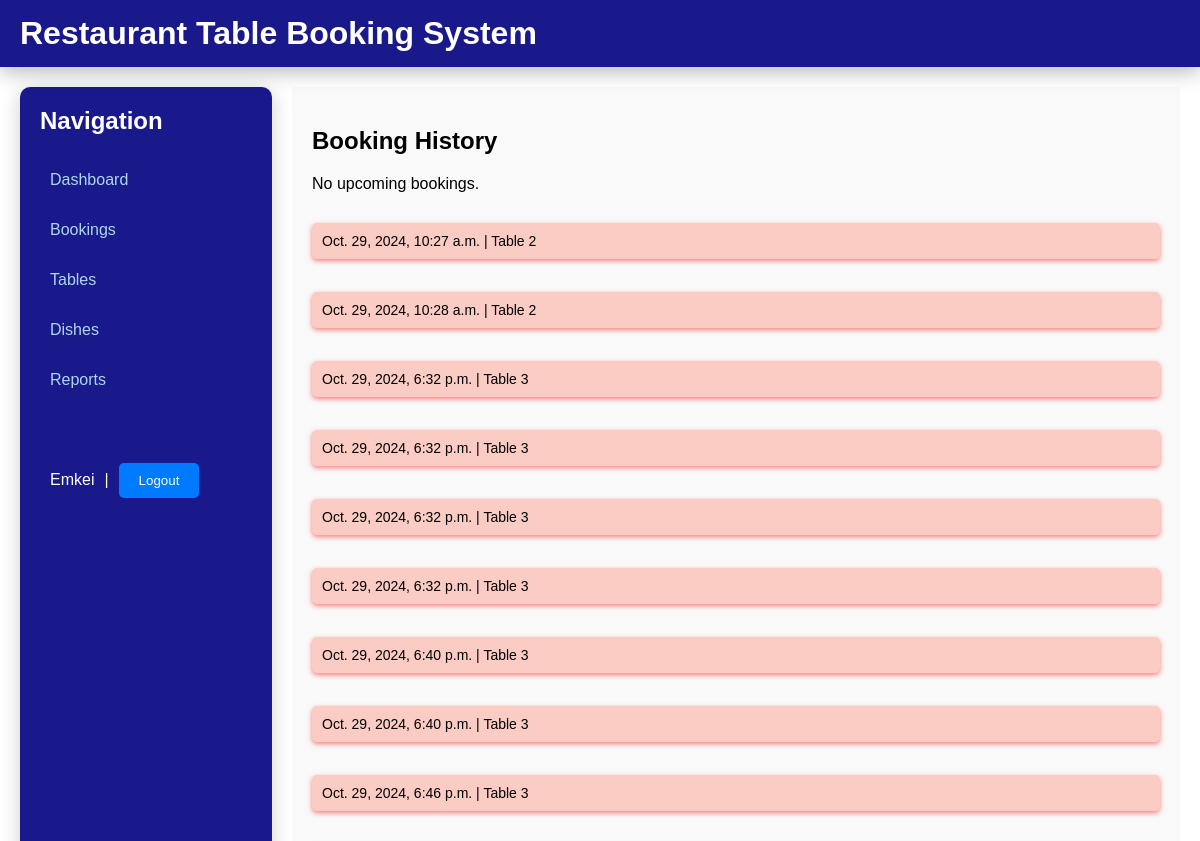
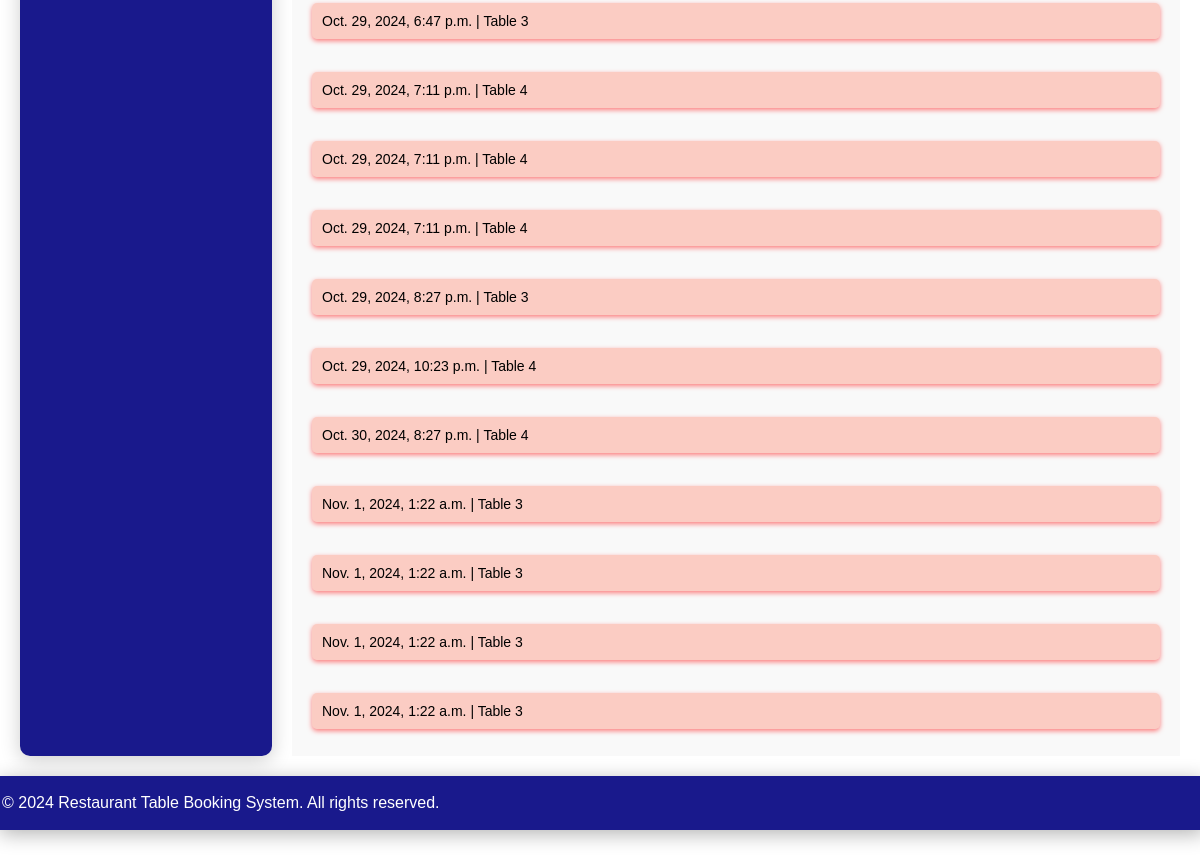
/booking/ (signed in), run on an earlier commit of the app's database (2 pictures, top to bottom).
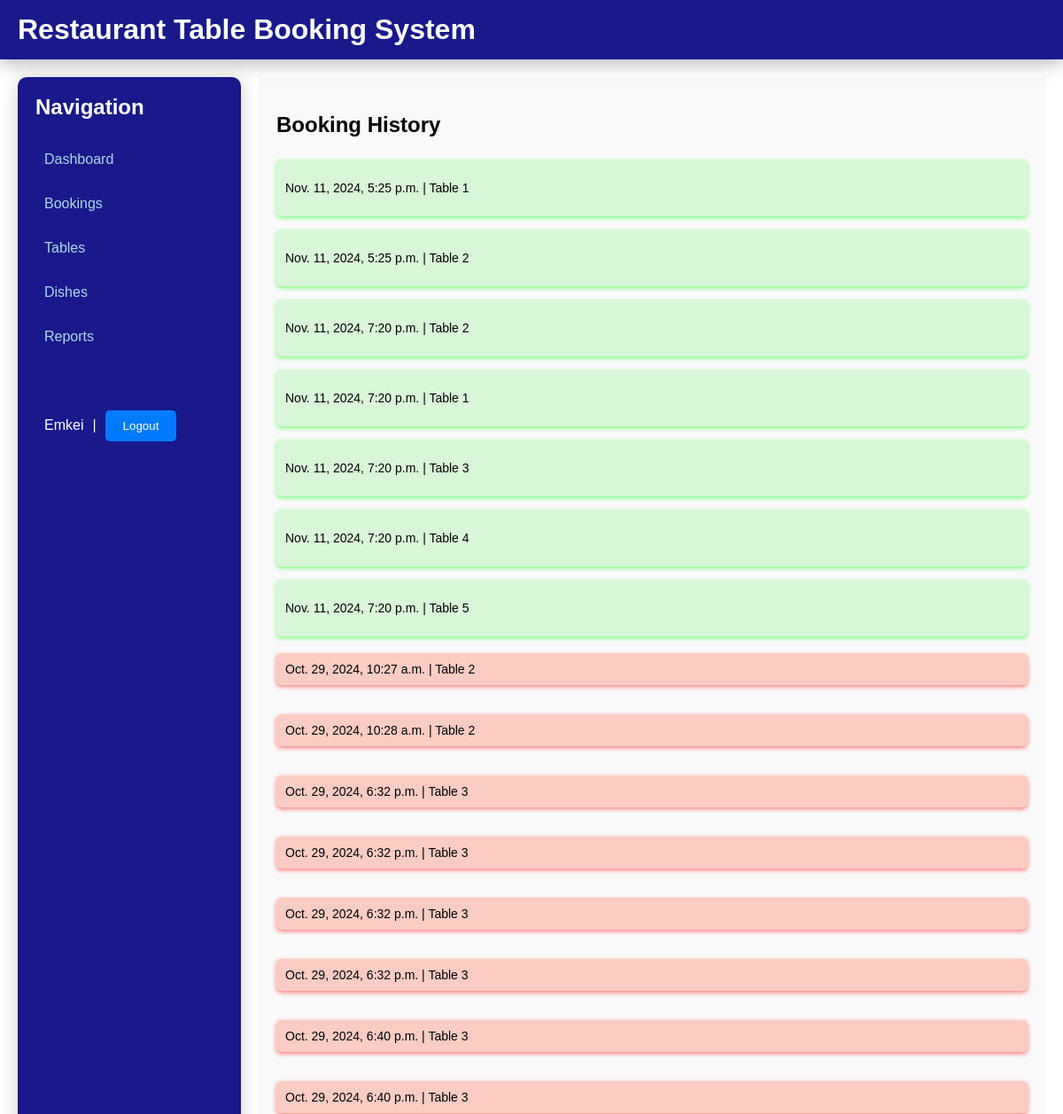
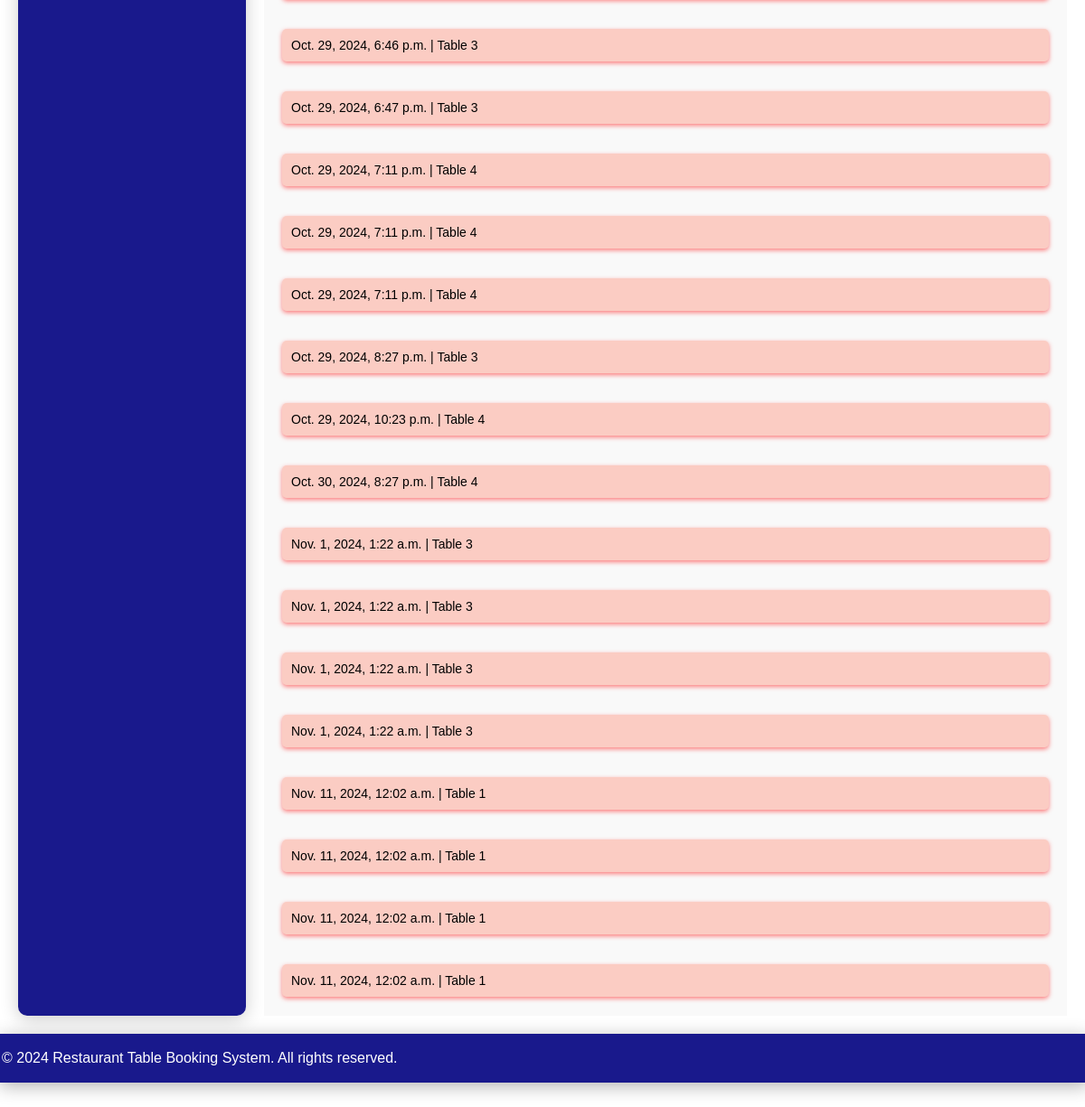
And on a later commit of the database (2 pictures, top to bottom).
### booking/models.py (models this page shows, shortened)
class Booking(models.Model):
    user = models.ForeignKey(User, on_delete=models.CASCADE, null=True)
    date = models.DateField()
    time = models.TimeField()
    table = models.ForeignKey(Table, on_delete=models.CASCADE)
    meal_option = models.ForeignKey(Meal, on_delete=models.CASCADE, null=True)
    phone_number = models.CharField(max_length=15, null=True)

class Table(models.Model):
    number = models.IntegerField()
    capacity = models.IntegerField()
    is_available = models.BooleanField(default=True)

### booking/views.py (the view)
# urls.py: path('booking/', views.BookingListView, name='booking_list'),
def BookingListView(request):
    current_datetime = timezone.now()  # Get the current date and time
    bookings = Booking.objects.filter(user=request.user).order_by('date', 'time')  # Order by date and time
    past_bookings = []
    upcoming_bookings = []
    for booking in bookings:
        if booking.date < current_datetime.date() or (booking.date == current_datetime.date() and booking.time < current_datetime.time()):
            past_bookings.append(booking)
        else:
            upcoming_bookings.append(booking)
    context = {
        "title": "Booking List",
        'upcoming_bookings': upcoming_bookings,
        'past_bookings': past_bookings,
        "current_date": current_datetime.date(),
    }
    return render(request, "book/booking_list.html", context)

### booking/templates/book/booking_list.html (shortened to what this page needs)
{% extends 'index.html' %}
{% block content %}
<section style='flex-basis:80%;'>
    <h1>Booking History</h1>
    {% if upcoming_bookings %}
        <div class="booking-list">
            {% for booking in upcoming_bookings %}
            <a href="{% url 'booking_detail' booking.pk %}" class="upcoming-booking">
                <p>
                    {{ booking.date }}, {{ booking.time }} | Table {{ booking.table.id }}
                </p>
            </a>
            {% endfor %}
        </div>
    {% else %}
        <p>No upcoming bookings.</p>
    {% endif %}
    {% if past_bookings %}
        <div class="booking-list">
            {% for booking in past_bookings %}
            <p class="past-booking">
                {{ booking.date }}, {{ booking.time }} | Table {{ booking.table.id }}
            </p>
            {% endfor %}
        </div>
    {% else %}
        <p>No past bookings.</p>
    {% endif %}
</section>
{% endblock %}

What changed in the data, as far as the page shows it:
added Booking: date "Nov. 11, 2024", time "5:25 p.m.", table.id "1", shown under "Booking History"
added Booking: date "Nov. 11, 2024", time "5:25 p.m.", table.id "2", shown under "Booking History"
added Booking: date "Nov. 11, 2024", time "7:20 p.m.", table.id "2", shown under "Booking History"
added Booking: date "Nov. 11, 2024", time "7:20 p.m.", table.id "1", shown under "Booking History"
added Booking: date "Nov. 11, 2024", time "7:20 p.m.", table.id "3", shown under "Booking History"
added Booking: date "Nov. 11, 2024", time "7:20 p.m.", table.id "4", shown under "Booking History"
added Booking: date "Nov. 11, 2024", time "7:20 p.m.", table.id "5", shown under "Booking History"
added Booking: date "Nov. 11, 2024", time "12:02 a.m.", table.id "1"
added Booking: date "Nov. 11, 2024", time "12:02 a.m.", table.id "1"
added Booking: date "Nov. 11, 2024", time "12:02 a.m.", table.id "1"
added Booking: date "Nov. 11, 2024", time "12:02 a.m.", table.id "1"
Also different on the page:
text no longer shown: "No upcoming bookings."
